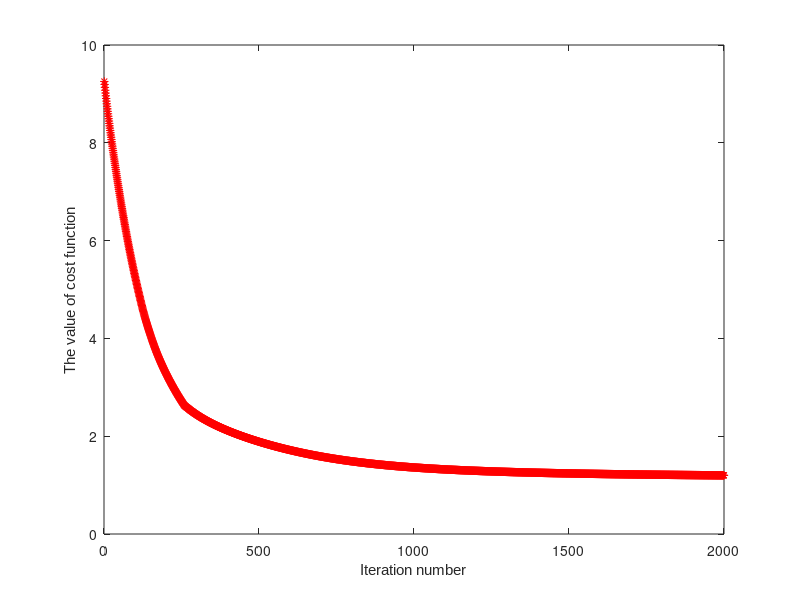
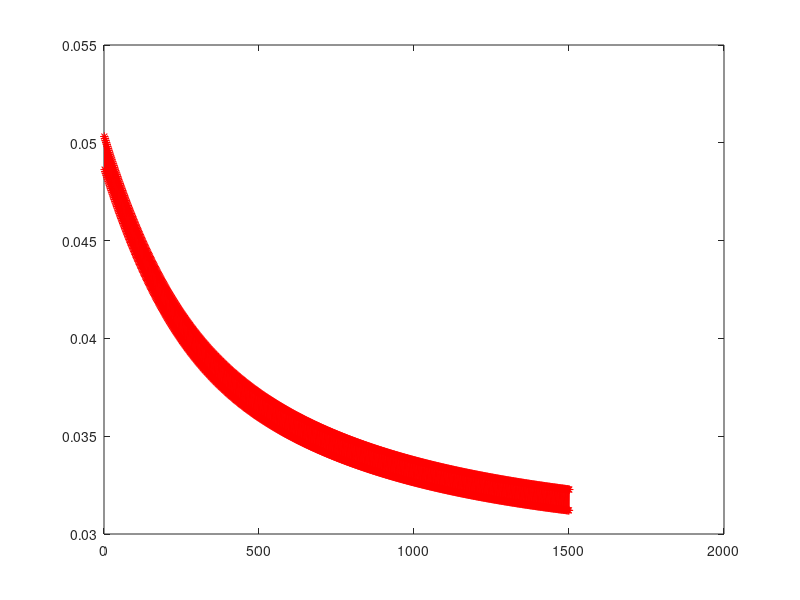
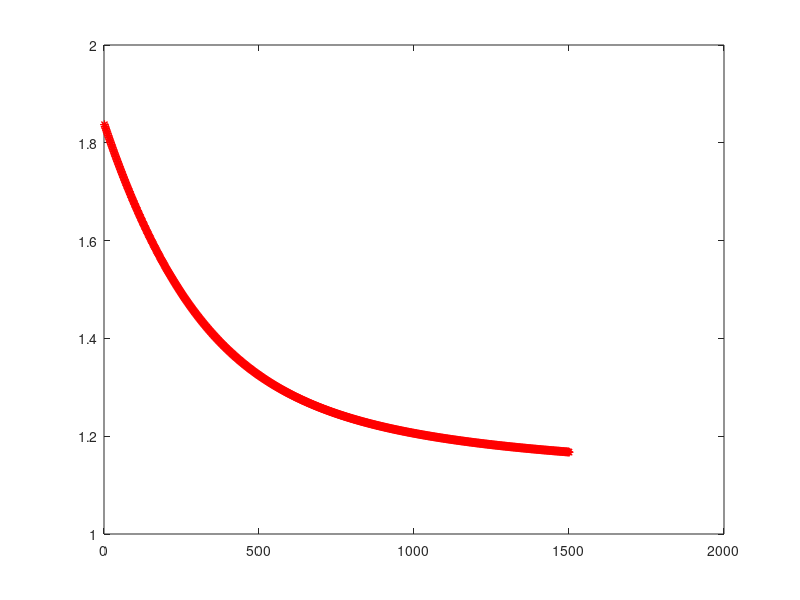

MATLAB code for these plots, in order: (Note: this script raises an error after producing the figures.)
clear all;
clc;
load('Ionospheredata.mat');
AA=sortrows(A,35);
A1=AA(1:225,1:34);
A2=AA(226:351,1:34);
Lables=AA(:,35);

no_fea =  34;
no_sam = 351;
no_sam1 = 225;
no_sam1 = 126;

 AA=[A1;A2] ;
mean_AA=mean(AA);
 
mean_A1=mean(A1);

mean_A2=mean(A2);



S_B=(225*(mean_A1-mean_AA)'*(mean_A1-mean_AA)+126*(mean_A2-mean_AA)'*(mean_A2-mean_AA));
%S_B=50*((mean_A1-mean_AA)'*(mean_A1-mean_AA)+(mean_A2-mean_AA)'*(mean_A2-mean_AA));

S_W=zeros(no_fea,no_fea);

[i j]=size(A1);


for k0=1:225
        S_W=S_W+(A1(k0,:)-mean_A1)'*(A1(k0,:)-mean_A1);
end


for k0=1:126
        S_W= S_W+(A2(k0,:)-mean_A2)'*(A2(k0,:)-mean_A2);
end


[m1,n1]=size(AA);
SB=S_B/351;
SW=S_W/351+eye(max(length(S_W)))*0.000001;
% E=S_W ;

[X Y]=eig(SB,SW)


%v=max(max((Y)));
v=3.5
A=-(SB-v*SW);
M=10;
%W=rand(n1,M);
W=randn(n1,M)/2;

 W=orth(W);

 
 
%R=eye(M);
 R=randn(M,M)
 R=R'+R
 
Iterations=2000;
 
r1=0.0045;
 
r2=0.001;
 
Cost1=zeros(Iterations,1);
Cost2=zeros(Iterations,1);
Cost3=zeros(Iterations,1);
for k=1:Iterations;
%DF1=2*(SB-v*SW)*W+4*W*(R'*R)*W'*W-4*W*R'*R;
%DF1=2*A*W+4*W*(R'*R)*W'*W-4*W*R'*R;
DF1=2*A*W+2*W*(R'*R)*W'*W+2*W*W'*W*(R'*R)-4*W*R'*R;
%DF1=2*(SB-v*SW)*W+2*W*(R'*R)*W'*W+2*W*W'*W*(R'*R)-4*W*R'*R;
DF1=DF1/norm(DF1);
W=W-r1*DF1;


 
DF2=(2*R*W'*W*W'*W-4*R*W'*W+2*R)+(2*R*W'*W*W'*W-4*R*W'*W+2*R)'-diag(diag(2*R*W'*W*W'*W-4*R*W'*W+2*R));
DF2=DF2/norm(DF2);
 if  Cost2(k)>0.01
            R=R+r2*DF2;
end
      
Cost1(k)=trace(W'*A*W)+trace(W'*W*R'*R*W'*W-R'*R*W'*W-W'*W*R'*R+R'*R);      
   
Cost2(k)=trace(W'*W*R'*R*W'*W-R'*R*W'*W-W'*W*R'*R+R'*R);
Cost3(k)=trace(W'*A*W);
 k 
end

figure(1)
plot(Cost1(1:Iterations),'r-*')

xlabel('Iteration number','FontName','Arial','FontSize',11);
ylabel('The value of cost function','FontName','Arial','FontSize',11');
 
figure(2)
plot(Cost2(500:Iterations),'r-*')

figure(3)
plot(Cost3(500:Iterations),'r-*')

 x1=W'*AA';
 x2=x1';


%predict_label = knnclassify(x2, x2,Lables, 8);
%accuracy = length(find(predict_label ==Lables))/length(Lables)*100

% model= svmtrain2(Lables,x2,'-c 2 -t 2 -g 1');
% [predict_label, accuracy, dec_values]= svmpredict(Lables,x2,model);


%svmStruct= svmtrain(x2,Lables,'Kernel_Function','rbf','rbf_sigma',0.8,'method','SMO','showplot',true);

 svmStruct= svmtrain(x2,Lables,'Kernel_Function','rbf','method','LS'); 
 
classes = svmclassify(svmStruct,x2);
nCorrect=sum(classes==Lables);
accuracy=nCorrect/length(classes)